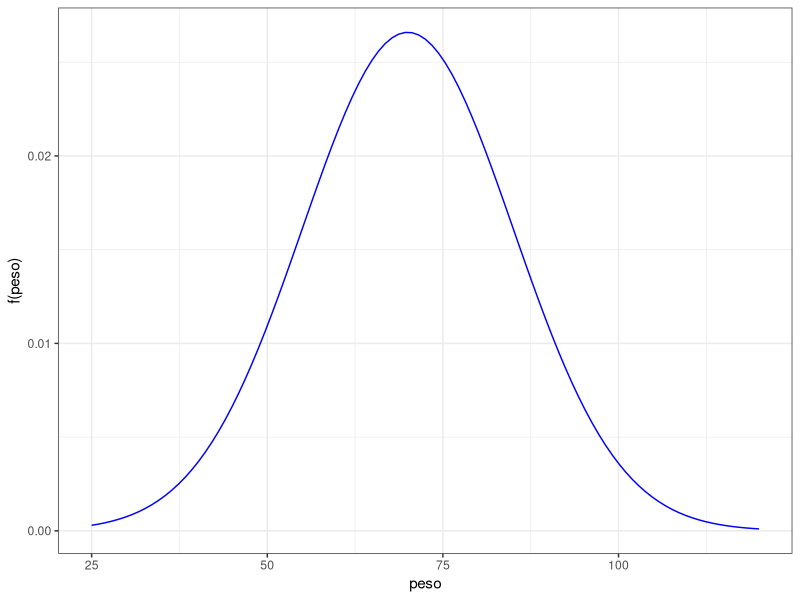
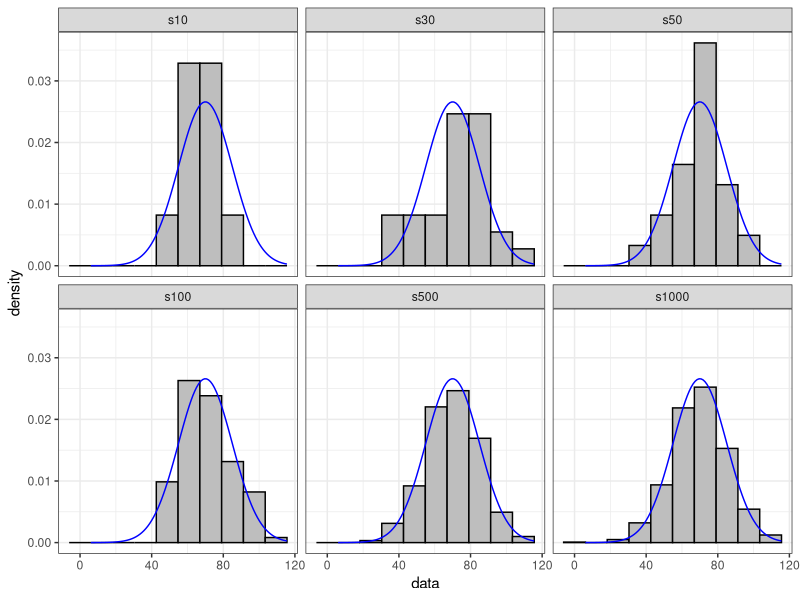
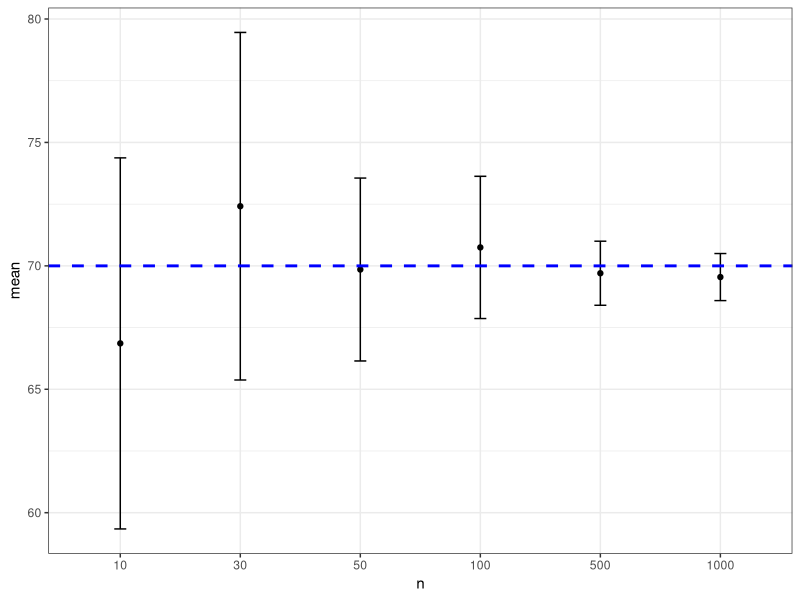
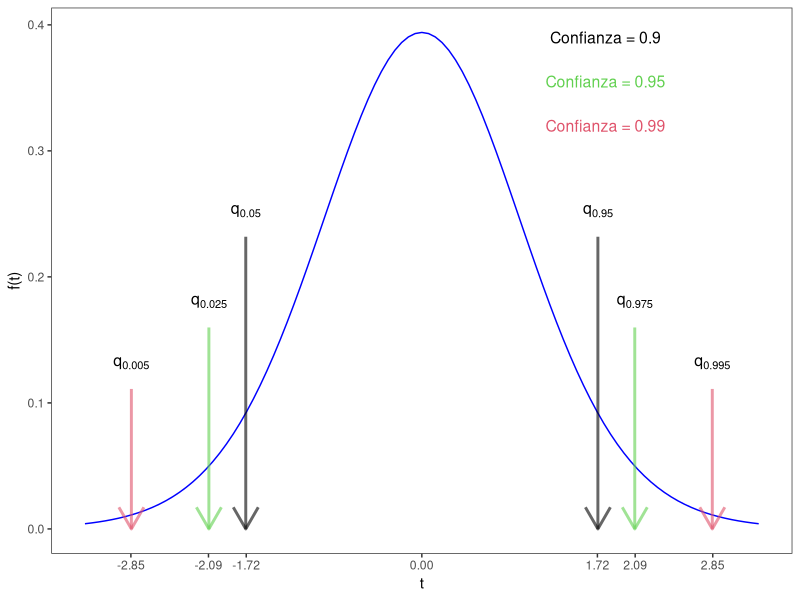
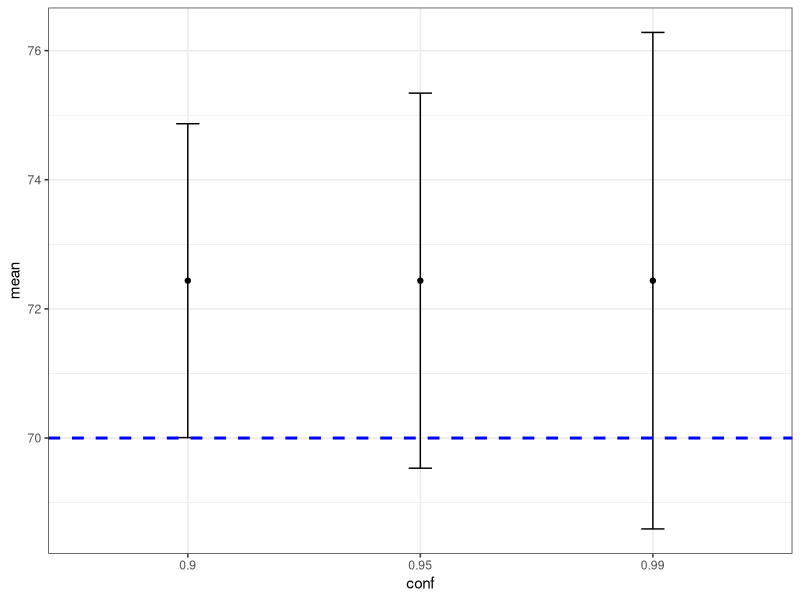
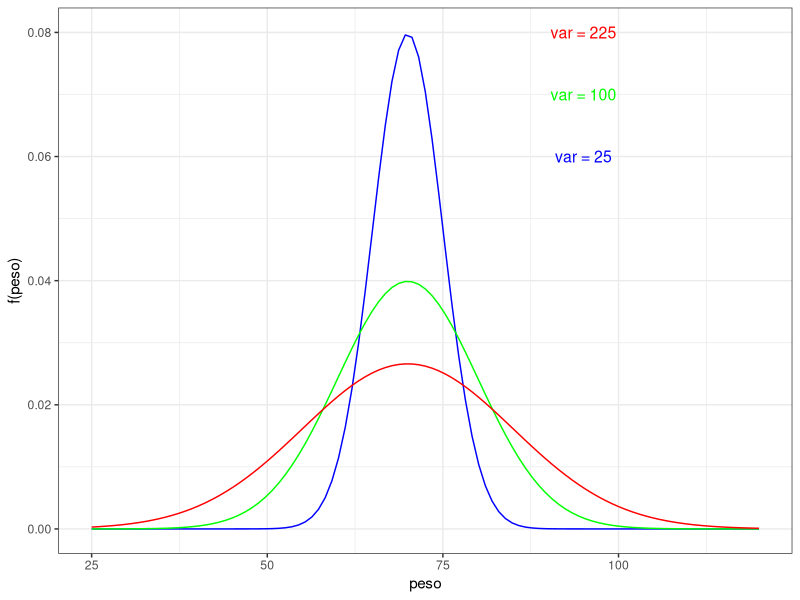
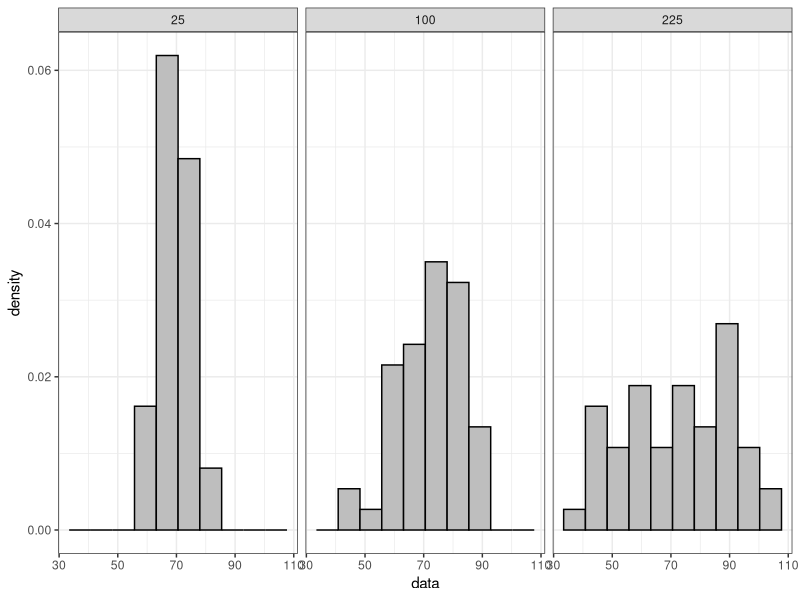
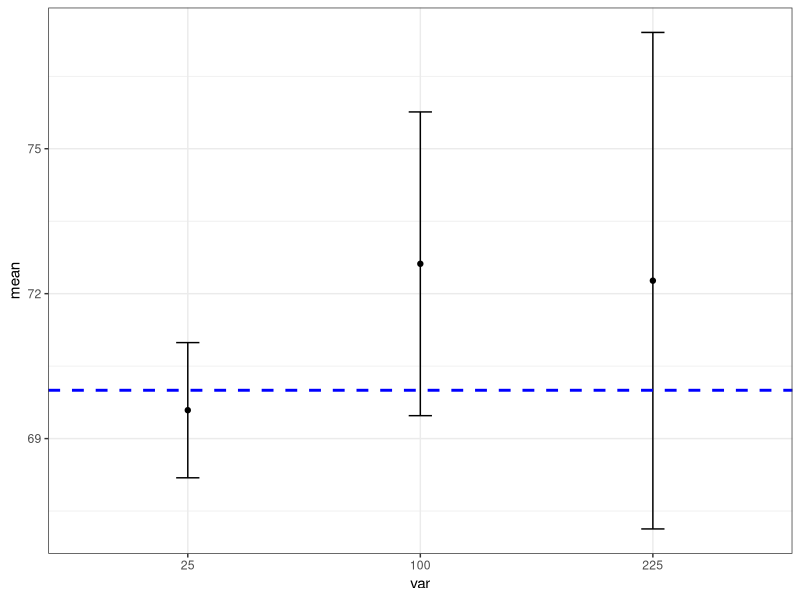

These figures' R source, in order:
## ---- chunk 1
library(datasets)
library(tidyverse)
library(kableExtra)
library(knitr)
library(MASS)
library(boot)
library(carData)   

set.seed(150)
## ---- chunk 2
t1<-kable(data.frame(GL=c(70,35,10,5),t_0.05=qt(.05,c(70,35,10,5))))
kable_styling(t1,"striped", position = "left")

## ---- chunk 3
sim_mean<-70
sim_sd<-15
ggplot(data = data.frame(x = c(25,120)), aes(x)) +
  stat_function(fun = dnorm, args = list(mean = sim_mean,sd=sim_sd),color="blue")+ylab("f(peso)")+xlab("peso")+
  theme_bw()
## ---- chunk 4
sample_list<-list()
sample_sizes<-c(10,30,50,100,500,1000)
sampl_df<-NULL
for(i in seq_along(sample_sizes)){
  sample_list[[i]]<-rnorm(sample_sizes[i],sim_mean,sim_sd)
  sampl_df<-rbind(sampl_df,data.frame(data=sample_list[[i]],sample=paste0("s",sample_sizes[i]),stringsAsFactors = F))
}
sampl_df$sample<-factor(sampl_df$sample,levels = paste0("s",sample_sizes))

sampl_df%>%ggplot(aes(x=data,group=sample))+
  geom_histogram(aes(y = ..density..),bins=10,color="black",fill="grey")+
  stat_function(fun = dnorm, args = list(mean = sim_mean,sd=sim_sd),color="blue")+
  facet_wrap(~sample)+theme_bw()
## ---- chunk 5
ttest_list<-sample_list%>%map(t.test)
ttest_list%>%sapply( function(x){c(x$conf.int[1],x$estimate,x$conf.int[2])})%>%t(.)->ci_df
data.frame(factor(sample_sizes),ci_df)->ci_df
colnames(ci_df)<-c("n","LCI","mean","UCI")

ci_df%>%ggplot(aes(x=n,y=mean))+geom_point()+
  geom_errorbar(aes(ymin=LCI, ymax=UCI),width=.1)+
  geom_hline(yintercept=sim_mean, linetype="dashed", 
                color = "blue", size=1)+
  theme_bw()
## ---- chunk 6
confianza<-c(.9,.92,.94,.95,.99)
t1<-data.frame(confianza=confianza,alpha=1-confianza,q_inf=(1-confianza)/2,q_sup=1-(1-confianza)/2)
kable_styling(kable(t1),"striped", position = "left")
## ---- chunk 7
GL<-20
confianza<-c(.9,.95,.99)
ggplot(data = data.frame(x = c(-3, 3)), aes(x)) +
  stat_function(fun = dt, args = list(df = GL),color="blue")+ylab("f(t)")+
  scale_x_continuous("t", round(c(qt((1-confianza)/2,GL),0,qt(1-(1-confianza)/2,GL)),2), limits=c(-3.3,3.3))+
  theme(axis.text.x = element_text(angle = 120, hjust = 1))+
   annotate("segment", x = c(qt((1-confianza)/2,GL),qt(1-(1-confianza)/2,GL)), xend = c(qt((1-confianza)/2,GL),qt(1-(1-confianza)/2,GL)), 
           y = dt(c(qt((1-confianza)/2,GL),qt(1-(1-confianza)/2,GL)),GL)+c(.14,.11,.1,.14,.11,.1), yend = rep(0,6), colour = c(1,3,2,1,3,2), size=1, alpha=0.6, arrow=arrow())+
  annotate("text", x = c(qt((1-confianza)/2,GL),qt(1-(1-confianza)/2,GL)), y = dt(c(qt((1-confianza)/2,GL),qt(1-(1-confianza)/2,GL)),GL)+c(.14,.11,.1,.14,.11,.1)+.02, 
           label = c("q[0.05]","q[0.025]","q[0.005]","q[0.950]","q[0.975]","q[0.995]"),parse=T , size=4 , fontface="bold")+
  annotate("text", x = rep(1.8,3), y = seq(.39,.32,length.out = 3), 
           label = paste0("Confianza = ",confianza) , size=4 , 
           color=c(1,3,2))+
  theme_bw()+
  theme(panel.grid.major = element_blank(), panel.grid.minor = element_blank())
## ---- chunk 8
x<-rnorm(100,sim_mean,sim_sd)
confianza<-c(.9,.95,.99)
confianza%>%map(~t.test(x,conf.level = .))->ttest_list

ttest_list%>%sapply( function(x){c(x$conf.int[1],x$estimate,x$conf.int[2])})%>%t(.)->ci_df
data.frame(factor(confianza),ci_df)->ci_df
colnames(ci_df)<-c("conf","LCI","mean","UCI")

ci_df%>%ggplot(aes(x=conf,y=mean))+geom_point()+
  geom_errorbar(aes(ymin=LCI, ymax=UCI),width=.1)+
  geom_hline(yintercept=sim_mean, linetype="dashed", 
                color = "blue", size=1)+
  theme_bw()

## ---- chunk 9
var_exp_sd<-c(5,10,15)

ggplot(data = data.frame(x = c(25, 120)), aes(x)) +ylab("f(peso)")+xlab("peso")+
  stat_function(fun = dnorm, args = list(mean = sim_mean,sd=5),color="blue")+
  stat_function(fun = dnorm, args = list(mean = sim_mean,sd=10),color="green")+
  stat_function(fun = dnorm, args = list(mean = sim_mean,sd=15),color="red")+
  annotate("text", x = rep(95,3), y = seq(.06,.08,length.out = 3), 
           label = paste0("var = ",var_exp_sd^2) , size=4 , 
           color=c("blue","green","red"))+
  theme_bw()
## ---- chunk 10
sample_list<-list()
sampl_df<-NULL
for(i in seq_along(var_exp_sd)){
  sample_list[[i]]<-rnorm(50,sim_mean,var_exp_sd[i])
  sampl_df<-rbind(sampl_df,data.frame(data=sample_list[[i]],var=var_exp_sd[i]^2,stringsAsFactors = F))
}
sampl_df$var<-factor(sampl_df$var)

sampl_df%>%ggplot(aes(x=data,group=var))+
  geom_histogram(aes(y = ..density..),bins=10,color="black",fill="grey")+
  facet_wrap(~var)+theme_bw()
## ---- chunk 11
sample_list%>%map(~t.test(.))->ttest_list
ttest_list%>%sapply( function(x){c(x$conf.int[1],x$estimate,x$conf.int[2])})%>%t(.)->ci_df
data.frame(factor(var_exp_sd^2),ci_df)->ci_df
colnames(ci_df)<-c("var","LCI","mean","UCI")

ci_df%>%ggplot(aes(x=var,y=mean))+geom_point()+
  geom_errorbar(aes(ymin=LCI, ymax=UCI),width=.1)+
  geom_hline(yintercept=sim_mean, linetype="dashed", 
                color = "blue", size=1)+
  theme_bw()
